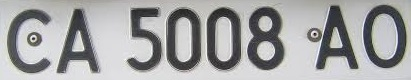
%> input picture image05.jpg, 411 x 80 px
$ octave ALPR_Algorithm.m   (GNU Octave 9; MATLAB toolbox functions it lacks are replaced by stand-ins)
%> lines starting %> are read from the running program, lines starting %| are printed output that depends on the picture; in (x1, y1, x2, y2) boxes, pixels count from 0 and x2, y2 are one past the last pixel; in counts of white or black regions, pixels touching at a corner belong together; the program's own positions count from 1
CarPlate_Image = imread('image05.jpg');                 % Import car plate image
%> CarPlate_Image is the input picture: size 80x411x3 uint8; mean R, G, B 163.2, 163.6, 164
CarPlate_Image_GS =rgb2gray(CarPlate_Image);    % Convert the image to gray scale image
[rows,columns]=size(CarPlate_Image_GS);               % Get the size
%> rows = 80; columns = 411
CarPlate_Image_GS_B= ones(rows,columns);           % Create an image with the same size
%% The following for loop scales the gray scale image to a binary inversed image
for n=1:rows
    for m =1:columns
        if(CarPlate_Image_GS(n,m)>127)
            CarPlate_Image_GS_B(n,m)=0;
        end
    end
end
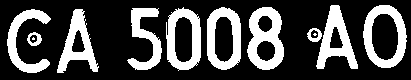
%> CarPlate_Image_GS_B: size 80x411 double; values 0 (black) and 1 (white), 28.6% white; 12 white regions (2 under 20 px), largest, box (x1, y1, x2, y2) and area: (247, 7, 284, 70) 1380, (363, 5, 407, 68) 1223, (316, 5, 358, 69) 1175
CarPlate_Image_GS_B_Filtered=medfilt2(CarPlate_Image_GS_B ,[1 1]);  % Apply median filter
Objects=bwconncomp(CarPlate_Image_GS_B_Filtered);                          % Apply connected component analysis
%> Objects = 12 connected components
numPixels = cellfun(@numel,Objects.PixelIdxList);                                    % Get the size of each object
%> numPixels = [996 113 7 1094 957 1170 1170 1380 114 8 1175 1223]
CarPlate_Image_GS_B_Filtered_OLD=CarPlate_Image_GS_B_Filtered;
No_Objects=size(numPixels);     % Get number of detected objects
%> No_Objects = [1 12]
%% The following for loop removes any unnecessary objects from the image
for c=1:No_Objects(2);
    if (numPixels(c)<1.05*columns) % This relation is empirical and based on my trials
        CarPlate_Image_GS_B_Filtered(Objects.PixelIdxList{c}) = 0;
    end
end
%> this loop made 12 passes
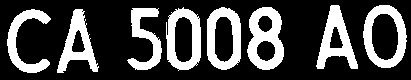
%> CarPlate_Image_GS_B_Filtered: size 80x411 double; values 0 (black) and 1 (white), 27.9% white; 8 white regions, largest, box (x1, y1, x2, y2) and area: (247, 7, 284, 70) 1380, (363, 5, 407, 68) 1223, (316, 5, 358, 69) 1175
CarPlate_Image_GS_B_Filtered=medfilt2(CarPlate_Image_GS_B_Filtered,[7 7]); % Apply median filter
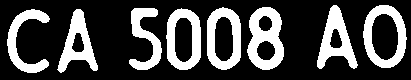
%> CarPlate_Image_GS_B_Filtered: size 80x411 double; values 0 (black) and 1 (white), 27.8% white; 8 white regions
Objects=bwconncomp(CarPlate_Image_GS_B_Filtered);   % Apply connected component analysis
%> Objects = 8 connected components
BoundingBox = regionprops(Objects,'BoundingBox'); % Get bounding boxes locations ans sizes
%> BoundingBox = 8 regions; box (x1, y1, x2, y2): (7, 9, 50, 73), (57, 9, 98, 73), (129, 8, 162, 70), (166, 8, 201, 70), (207, 7, 241, 70), (247, 7, 284, 70), (317, 5, 358, 69), (363, 5, 407, 68)
% [7 lines of commented-out code are left out]
%> (the run ends here)

$ run again, with image01.jpg copied over image05.jpg
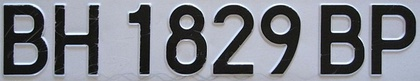
%> input picture image01.jpg, 420 x 81 px, shrunk from 867 x 168 before the run
%> CarPlate_Image is the input picture: size 81x420x3 uint8; mean R, G, B 125.4, 128.2, 136.5
%> after the loop `for n=1:rows`:
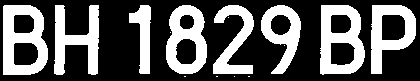
%> CarPlate_Image_GS_B: size 81x420 double; values 0 (black) and 1 (white), 36.2% white; 15 white regions (7 under 20 px), largest, box (x1, y1, x2, y2) and area: (3, 5, 48, 75) 1999, (320, 5, 365, 75) 1938, (166, 5, 207, 74) 1703
%> `Objects=bwconncomp(CarPlate_Image_GS_B_Filtered);`: Objects = 15 connected components
%> numPixels = [1999 1630 831 1703 1 2 1304 2 1 1 2 1317 1 1938 1568]
%> No_Objects = [1 15]
%> the loop `for c=1:No_Objects(2);` made 15 passes
%> `CarPlate_Image_GS_B_Filtered=medfilt2(CarPlate_Image_GS_B_Filtered,[7 ..`:
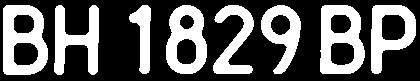
%> CarPlate_Image_GS_B_Filtered: size 81x420 double; values 0 (black) and 1 (white), 36.2% white; 8 white regions
%> `Objects=bwconncomp(CarPlate_Image_GS_B_Filtered);`: Objects = 8 connected components
%> BoundingBox = 8 regions; box (x1, y1, x2, y2): (3, 5, 48, 75), (54, 5, 99, 75), (129, 5, 151, 74), (166, 5, 207, 74), (213, 5, 254, 74), (261, 5, 301, 74), (320, 5, 365, 74), (371, 5, 416, 74)

$ run again, with image02.jpg copied over image05.jpg
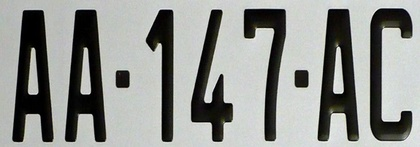
%> input picture image02.jpg, 420 x 147 px, shrunk from 575 x 201 before the run
%> CarPlate_Image is the input picture: size 147x420x3 uint8; mean R, G, B 143.5, 145.5, 142
%> after the loop `for n=1:rows`:
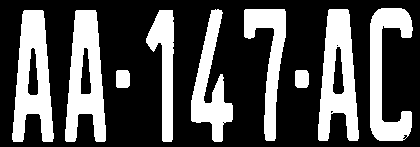
%> CarPlate_Image_GS_B: size 147x420 double; values 0 (black) and 1 (white), 32.4% white; 9 white regions, largest, box (x1, y1, x2, y2) and area: (65, 10, 106, 142) 3405, (12, 10, 54, 142) 3396, (318, 9, 359, 141) 3355
%> `Objects=bwconncomp(CarPlate_Image_GS_B_Filtered);`: Objects = 9 connected components
%> numPixels = [3396 3405 243 1876 2428 2240 240 3355 2802]
%> No_Objects = [1 9]
%> the loop `for c=1:No_Objects(2);` made 9 passes
%> `CarPlate_Image_GS_B_Filtered=medfilt2(CarPlate_Image_GS_B_Filtered,[7 ..`:
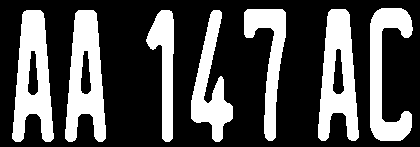
%> CarPlate_Image_GS_B_Filtered: size 147x420 double; values 0 (black) and 1 (white), 31.5% white; 7 white regions
%> `Objects=bwconncomp(CarPlate_Image_GS_B_Filtered);`: Objects = 7 connected components
%> BoundingBox = 7 regions; box (x1, y1, x2, y2): (12, 10, 54, 142), (65, 10, 106, 142), (146, 10, 174, 142), (191, 10, 233, 142), (244, 9, 286, 141), (318, 9, 359, 141), (370, 8, 413, 141)

$ run again, with image03.jpg copied over image05.jpg
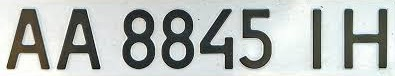
%> input picture image03.jpg, 395 x 76 px
%> CarPlate_Image is the input picture: size 76x395x3 uint8; mean R, G, B 179.8, 184.6, 181.5
%> after the loop `for n=1:rows`:
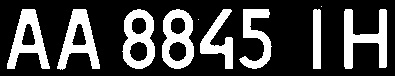
%> CarPlate_Image_GS_B: size 76x395 double; values 0 (black) and 1 (white), 26.7% white; 10 white regions (2 under 20 px), largest, box (x1, y1, x2, y2) and area: (344, 9, 387, 69) 1234, (57, 9, 100, 70) 1159, (7, 9, 50, 69) 1147
%> `Objects=bwconncomp(CarPlate_Image_GS_B_Filtered);`: Objects = 10 connected components
%> numPixels = [1147 1159 1137 1135 1 828 895 477 1 1234]
%> No_Objects = [1 10]
%> the loop `for c=1:No_Objects(2);` made 10 passes
%> `CarPlate_Image_GS_B_Filtered=medfilt2(CarPlate_Image_GS_B_Filtered,[7 ..`:
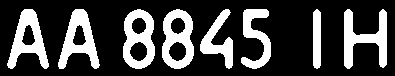
%> CarPlate_Image_GS_B_Filtered: size 76x395 double; values 0 (black) and 1 (white), 26.5% white; 8 white regions
%> `Objects=bwconncomp(CarPlate_Image_GS_B_Filtered);`: Objects = 8 connected components
%> BoundingBox = 8 regions; box (x1, y1, x2, y2): (7, 9, 49, 69), (58, 9, 100, 69), (123, 9, 155, 69), (162, 9, 194, 69), (200, 9, 233, 69), (241, 9, 271, 69), (313, 9, 321, 69), (344, 9, 387, 69)
